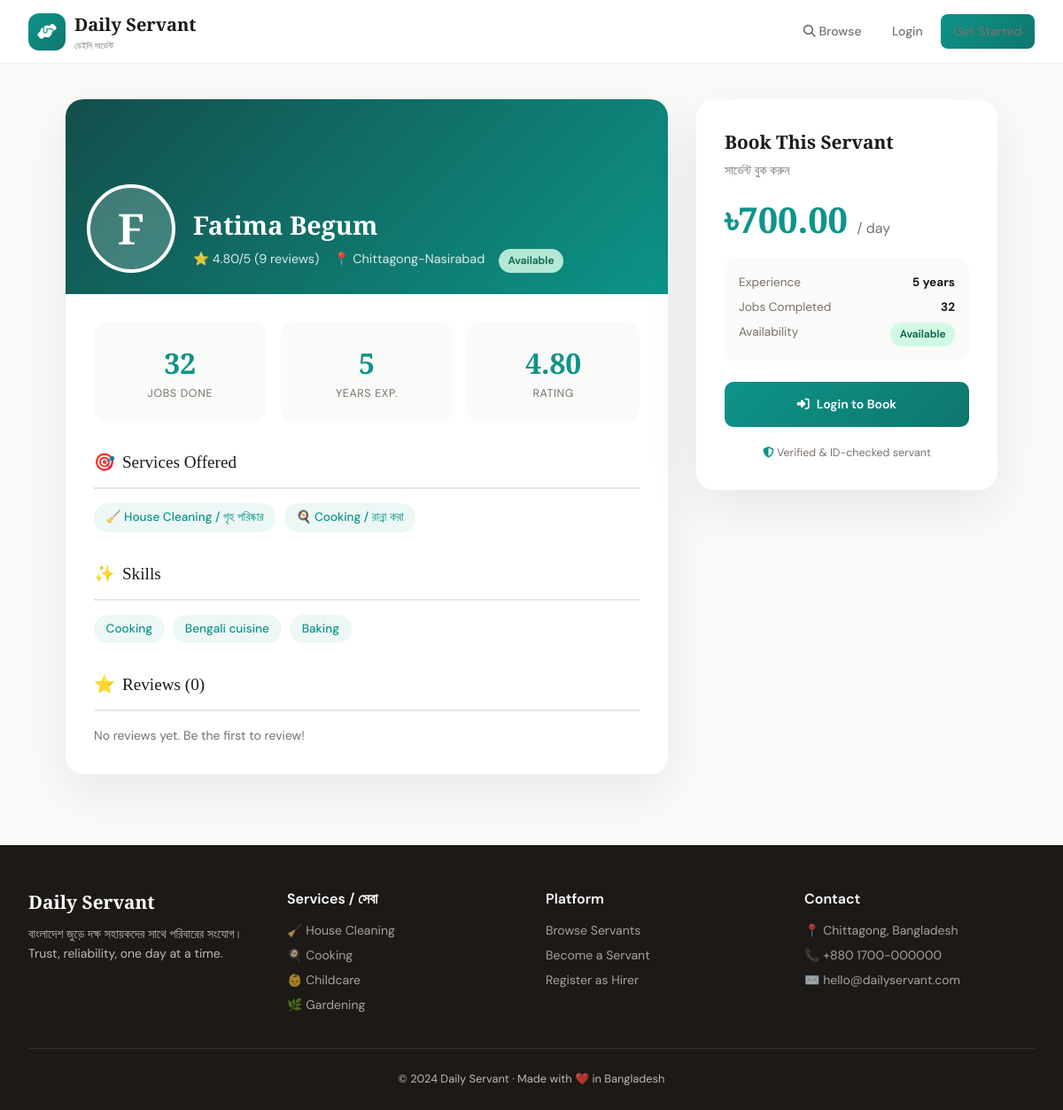
The app's page /servants/1/ with its own data.
### servants/models.py (models this page shows, shortened)
class ServantProfile(models.Model):
    AVAILABILITY_CHOICES = [
        ('available', 'Available'),
        ('busy', 'Busy'),
        ('off', 'Off Duty'),
    ]
    user = models.OneToOneField(User, on_delete=models.CASCADE, related_name='servant_profile')
    categories = models.ManyToManyField(ServiceCategory, related_name='servants')
    daily_rate = models.DecimalField(max_digits=8, decimal_places=2, default=500.00)
    experience_years = models.PositiveIntegerField(default=0)
    availability_status = models.CharField(max_length=15, choices=AVAILABILITY_CHOICES, default='available')
    rating = models.DecimalField(max_digits=3, decimal_places=2, default=0.00,
                                  validators=[MinValueValidator(0), MaxValueValidator(5)])
    total_reviews = models.PositiveIntegerField(default=0)
    total_jobs = models.PositiveIntegerField(default=0)
    skills = models.TextField(blank=True, help_text='Comma-separated skills')
    location = models.CharField(max_length=200, blank=True)
    nid_number = models.CharField(max_length=20, blank=True)
    is_approved = models.BooleanField(default=False)
    created_at = models.DateTimeField(auto_now_add=True)
    def get_skills_list(self):
        return [s.strip() for s in self.skills.split(',') if s.strip()]

class ServiceCategory(models.Model):
    name = models.CharField(max_length=100)
    name_bn = models.CharField(max_length=100, blank=True)
    icon = models.CharField(max_length=50, default='fa-hands-helping')
    description = models.TextField(blank=True)
    color = models.CharField(max_length=20, default='#FF6B6B')

### accounts/models.py (models this page shows, shortened)
class User(AbstractUser):
    ROLE_CHOICES = [
        ('hirer', 'Hirer'),
        ('servant', 'Servant'),
        ('admin', 'Admin'),
    ]
    role = models.CharField(max_length=10, choices=ROLE_CHOICES, default='hirer')
    phone = models.CharField(max_length=15, blank=True)
    address = models.TextField(blank=True)
    profile_picture = models.ImageField(upload_to='profiles/', blank=True, null=True)
    bio = models.TextField(blank=True)
    is_verified = models.BooleanField(default=False)
    created_at = models.DateTimeField(auto_now_add=True)

### servants/views.py (the view)
# urls.py: path('<int:pk>/', views.servant_detail_view, name='servant_detail'),
def servant_detail_view(request, pk):
    servant = get_object_or_404(ServantProfile, pk=pk, is_approved=True)
    reviews = servant.reviews.select_related('hirer').order_by('-created_at')
    can_review = False
    if request.user.is_authenticated and request.user.is_hirer():
        from bookings.models import Booking
        can_review = Booking.objects.filter(
            hirer=request.user, servant=servant, status='completed'
        ).exists()
    return render(request, 'servants/detail.html', {
        'servant': servant, 'reviews': reviews, 'can_review': can_review
    })

### templates/servants/detail.html (shortened to what this page needs)
{% extends 'base.html' %}
{% block content %}
<div class="detail-layout">
    <div>
        <div class="profile-main">
            <div class="profile-hero">
                <div style="position:relative;z-index:1;display:flex;align-items:flex-end">
                    <div class="avatar-xl">{{ servant.user.first_name|first }}</div>
                    <div class="hero-info">
                        <h1>{{ servant.user.get_full_name }}</h1>
                        <div class="meta">
                            <span>⭐ {{ servant.rating }}/5 ({{ servant.total_reviews }} reviews)</span>
                            <span>📍 {{ servant.location|default:"Chittagong" }}</span>
                            <span class="badge badge-{{ servant.availability_status }}">{{ servant.get_availability_status_display }}</span>
                        </div>
                    </div>
                </div>
            </div>
            <div class="profile-body">
                <div class="stat-row">
                    <div class="stat-box"><div class="val">{{ servant.total_jobs }}</div><div class="lbl">Jobs Done</div></div>
                    <div class="stat-box"><div class="val">{{ servant.experience_years }}</div><div class="lbl">Years Exp.</div></div>
                    <div class="stat-box"><div class="val">{{ servant.rating }}</div><div class="lbl">Rating</div></div>
                </div>
                <div class="section-title"><span>🎯</span> Services Offered</div>
                <div class="skills-wrap" style="margin-bottom:2rem">
                    {% for cat in servant.categories.all %}
                    <span class="skill-chip">
                        {% if cat.name == 'House Cleaning' %}🧹{% elif cat.name == 'Cooking' %}🍳{% elif cat.name == 'Childcare' %}👶{% elif cat.name == 'Gardening' %}🌿{% endif %}
                        {{ cat.name }} / {{ cat.name_bn|default:cat.name }}
                    </span>
                    {% endfor %}
                </div>
                {% if servant.get_skills_list %}
                <div class="section-title"><span>✨</span> Skills</div>
                <div class="skills-wrap" style="margin-bottom:2rem">
                    {% for skill in servant.get_skills_list %}
                    <span class="skill-chip">{{ skill }}</span>
                    {% endfor %}
                </div>
                {% endif %}
                <div class="section-title"><span>⭐</span> Reviews ({{ reviews|length }})</div>
                {% for review in reviews %}
                <div class="review-card">
                    <div class="review-header">
                        <div class="reviewer">{{ review.hirer_name|default:review.hirer.get_full_name }}</div>
                        <div class="review-date">{{ review.created_at|date:"d M Y" }}</div>
                    </div>
                    <div class="review-stars">{% for i in "12345" %}{% if forloop.counter <= review.rating %}★{% else %}☆{% endif %}{% endfor %}</div>
                    <p class="review-text" style="margin-top:.5rem">{{ review.comment }}</p>
                </div>
                {% empty %}
                <p style="color:var(--muted);font-size:.875rem">No reviews yet. Be the first to review!</p>
                {% endfor %}
            </div>
        </div>
    </div>
    <div class="booking-sidebar">
        <div class="book-card">
            <h3>Book This Servant</h3>
            <p style="color:var(--muted);font-size:.875rem">সার্ভেন্ট বুক করুন</p>
            <div class="price-big">৳{{ servant.daily_rate }} <small>/ day</small></div>
            <div style="background:var(--cream);border-radius:12px;padding:1rem;margin-bottom:1.5rem;font-size:.85rem">
                <div style="display:flex;justify-content:space-between;margin-bottom:.4rem">
                    <span style="color:var(--muted)">Experience</span>
                    <strong>{{ servant.experience_years }} years</strong>
                </div>
                <div style="display:flex;justify-content:space-between;margin-bottom:.4rem">
                    <span style="color:var(--muted)">Jobs Completed</span>
                    <strong>{{ servant.total_jobs }}</strong>
                </div>
                <div style="display:flex;justify-content:space-between">
                    <span style="color:var(--muted)">Availability</span>
                    <span class="badge badge-{{ servant.availability_status }}">{{ servant.get_availability_status_display }}</span>
                </div>
            </div>
            {% if user.is_authenticated and user.role == 'hirer' %}
                {% if servant.availability_status == 'available' %}
                <a href="/bookings/book/{{ servant.id }}/" class="btn btn-gold" style="width:100%;justify-content:center;padding:.875rem;font-size:1rem">
                    <i class="fas fa-calendar-plus"></i> Book Now
                </a>
                {% else %}
                <button class="btn" style="width:100%;justify-content:center;padding:.875rem;background:#f3f4f6;color:var(--muted);cursor:not-allowed">
                    <i class="fas fa-clock"></i> Not Available
                </button>
                {% endif %}
            {% elif not user.is_authenticated %}
            <a href="/accounts/login/?next=/servants/{{ servant.id }}/" class="btn btn-primary" style="width:100%;justify-content:center;padding:.875rem">
                <i class="fas fa-sign-in-alt"></i> Login to Book
            </a>
            {% else %}
            <div style="text-align:center;color:var(--muted);font-size:.875rem;padding:1rem;background:var(--cream);border-radius:10px">
                <i class="fas fa-info-circle"></i> Only hirers can book servants.
            </div>
            {% endif %}
            <div style="margin-top:1.25rem;text-align:center;font-size:.78rem;color:var(--muted)">
                <i class="fas fa-shield-alt" style="color:var(--emerald)"></i> Verified & ID-checked servant
            </div>
        </div>
    </div>
</div>
{% endblock %}

### templates/base.html (style rules this page uses)
:root { --emerald: #0d9488; --emerald-dark: #0f766e; --emerald-light: #5eead4; --gold: #f59e0b; --charcoal: #1c1917; --slate: #292524; --muted: #78716c; --cream: #fafaf9; --border: #e7e5e4; --shadow: 0 20px 60px rgba(0,0,0,0.08); --shadow-lg: 0 30px 80px rgba(0,0,0,0.14); }
*,*::before,*::after { box-sizing:border-box;margin:0;padding:0 }
html { scroll-behavior:smooth }
body { font-family:'DM Sans',sans-serif;background:var(--cream);color:var(--charcoal);line-height:1.6;overflow-x:hidden }
.btn { display:inline-flex;align-items:center;gap:8px;padding:.6rem 1.4rem;border-radius:10px;font-weight:600;font-size:.875rem;text-decoration:none;border:none;cursor:pointer;transition:all .25s;font-family:'DM Sans',sans-serif }
.btn-primary { background:linear-gradient(135deg,var(--emerald),var(--emerald-dark));color:white }
.badge { display:inline-flex;align-items:center;gap:4px;padding:.25rem .65rem;border-radius:20px;font-size:.75rem;font-weight:600 }
.badge-available { background:#d1fae5;color:#065f46 }

### templates/servants/detail.html (style rules this page uses)
.detail-layout { max-width:1100px;margin:2.5rem auto;padding:0 1.5rem;display:grid;grid-template-columns:1fr 340px;gap:2rem }
.profile-main { background:white;border-radius:20px;box-shadow:var(--shadow);overflow:hidden }
.profile-hero { height:220px;background:linear-gradient(135deg,#134e4a,var(--emerald));position:relative;display:flex;align-items:flex-end;padding:1.5rem }
.avatar-xl { width:100px;height:100px;border-radius:50%;border:4px solid white;background:rgba(255,255,255,.2);display:flex;align-items:center;justify-content:center;font-family:'Playfair Display',serif;font-size:3rem;color:white;font-weight:700;flex-shrink:0 }
.hero-info { margin-left:1.25rem;color:white }
.hero-info h1 { font-family:'Playfair Display',serif;font-size:1.8rem;margin-bottom:.25rem }
.hero-info .meta { opacity:.85;font-size:.9rem;display:flex;gap:1rem;flex-wrap:wrap }
.profile-body { padding:2rem }
.section-title { font-family:'Playfair Display',serif;font-size:1.2rem;margin-bottom:1rem;padding-bottom:.75rem;border-bottom:2px solid var(--border);display:flex;align-items:center;gap:.5rem }
.skills-wrap { display:flex;flex-wrap:wrap;gap:.6rem }
.skill-chip { background:rgba(13,148,136,.08);color:var(--emerald);padding:.35rem .85rem;border-radius:50px;font-size:.85rem;font-weight:500 }
.stat-row { display:grid;grid-template-columns:repeat(3,1fr);gap:1rem;margin-bottom:2rem }
.stat-box { text-align:center;background:var(--cream);border-radius:14px;padding:1.25rem }
.stat-box .val { font-family:'Playfair Display',serif;font-size:2rem;font-weight:700;color:var(--emerald) }
.stat-box .lbl { font-size:.78rem;color:var(--muted);text-transform:uppercase;letter-spacing:.05em }
.booking-sidebar { height:fit-content;position:sticky;top:88px }
.book-card { background:white;border-radius:20px;box-shadow:var(--shadow);padding:2rem }
.book-card h3 { font-family:'Playfair Display',serif;font-size:1.3rem;margin-bottom:.25rem }
.price-big { font-family:'Playfair Display',serif;font-size:2.5rem;font-weight:700;color:var(--emerald);margin:.75rem 0 }
.price-big small { font-size:1rem;color:var(--muted);font-family:'DM Sans',sans-serif;font-weight:400 }

### records on screen
ServantProfile: user.first_name|first "F", user.get_full_name "Fatima Begum", rating "4.80", total_reviews "9", location "Chittagong-Nasirabad", availability_status "Available", total_jobs "32", experience_years "5", daily_rate "700.00"
ServiceCategory: name "House Cleaning", name_bn "গৃহ পরিষ্কার"
ServiceCategory: name "Cooking", name_bn "রান্না করা"

### other values on screen
{{ skill }} "Cooking" "Bengali cuisine" "Baking"
{{ reviews|length }} "0"
